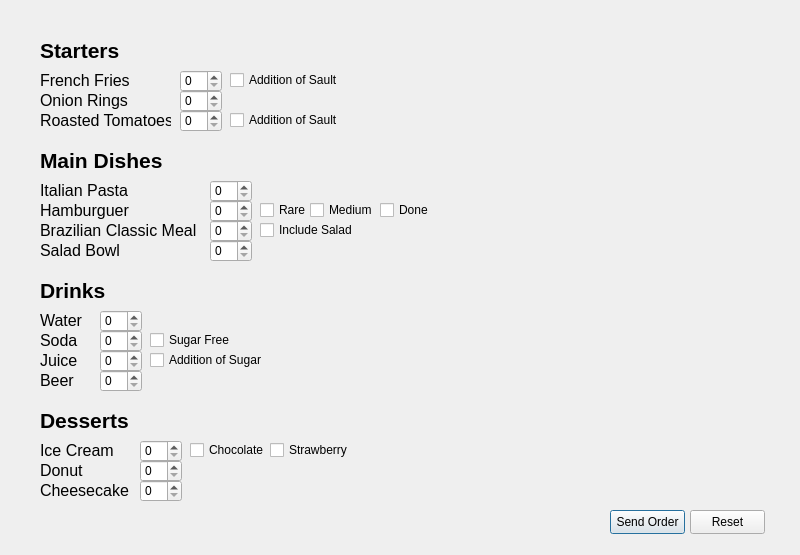
<?xml version="1.0" encoding="UTF-8"?>
<ui version="4.0">
 <class>newOrderCentralWidget</class>
 <widget class="QWidget" name="newOrderCentralWidget">
  <property name="geometry">
   <rect>
    <x>0</x>
    <y>0</y>
    <width>800</width>
    <height>555</height>
   </rect>
  </property>
  <property name="windowTitle">
   <string>Form</string>
  </property>
  <widget class="QLabel" name="label_4">
   <property name="geometry">
    <rect>
     <x>40</x>
     <y>110</y>
     <width>131</width>
     <height>21</height>
    </rect>
   </property>
   <property name="font">
    <font>
     <pointsize>12</pointsize>
    </font>
   </property>
   <property name="text">
    <string>Roasted Tomatoes</string>
   </property>
  </widget>
  <widget class="QLabel" name="label_3">
   <property name="geometry">
    <rect>
     <x>40</x>
     <y>90</y>
     <width>91</width>
     <height>21</height>
    </rect>
   </property>
   <property name="font">
    <font>
     <pointsize>12</pointsize>
    </font>
   </property>
   <property name="text">
    <string>Onion Rings</string>
   </property>
  </widget>
  <widget class="QLabel" name="label">
   <property name="geometry">
    <rect>
     <x>40</x>
     <y>40</y>
     <width>81</width>
     <height>21</height>
    </rect>
   </property>
   <property name="font">
    <font>
     <pointsize>16</pointsize>
     <bold>true</bold>
    </font>
   </property>
   <property name="text">
    <string>Starters</string>
   </property>
  </widget>
  <widget class="QSpinBox" name="qntOnionRings">
   <property name="geometry">
    <rect>
     <x>180</x>
     <y>90</y>
     <width>42</width>
     <height>22</height>
    </rect>
   </property>
  </widget>
  <widget class="QSpinBox" name="qntFrenchFries">
   <property name="geometry">
    <rect>
     <x>180</x>
     <y>70</y>
     <width>42</width>
     <height>22</height>
    </rect>
   </property>
  </widget>
  <widget class="QSpinBox" name="qntRoastedTomatoes">
   <property name="geometry">
    <rect>
     <x>180</x>
     <y>110</y>
     <width>42</width>
     <height>22</height>
    </rect>
   </property>
  </widget>
  <widget class="QLabel" name="label_2">
   <property name="geometry">
    <rect>
     <x>40</x>
     <y>70</y>
     <width>91</width>
     <height>21</height>
    </rect>
   </property>
   <property name="font">
    <font>
     <pointsize>12</pointsize>
    </font>
   </property>
   <property name="text">
    <string>French Fries</string>
   </property>
  </widget>
  <widget class="QLabel" name="label_9">
   <property name="geometry">
    <rect>
     <x>40</x>
     <y>240</y>
     <width>131</width>
     <height>21</height>
    </rect>
   </property>
   <property name="font">
    <font>
     <pointsize>12</pointsize>
    </font>
   </property>
   <property name="text">
    <string>Salad Bowl</string>
   </property>
  </widget>
  <widget class="QLabel" name="label_8">
   <property name="geometry">
    <rect>
     <x>40</x>
     <y>220</y>
     <width>161</width>
     <height>21</height>
    </rect>
   </property>
   <property name="font">
    <font>
     <pointsize>12</pointsize>
    </font>
   </property>
   <property name="text">
    <string>Brazilian Classic Meal</string>
   </property>
  </widget>
  <widget class="QLabel" name="label_5">
   <property name="geometry">
    <rect>
     <x>40</x>
     <y>150</y>
     <width>131</width>
     <height>21</height>
    </rect>
   </property>
   <property name="font">
    <font>
     <pointsize>16</pointsize>
     <bold>true</bold>
    </font>
   </property>
   <property name="text">
    <string>Main Dishes</string>
   </property>
  </widget>
  <widget class="QSpinBox" name="qntHamburguer">
   <property name="geometry">
    <rect>
     <x>210</x>
     <y>200</y>
     <width>42</width>
     <height>22</height>
    </rect>
   </property>
  </widget>
  <widget class="QLabel" name="label_6">
   <property name="geometry">
    <rect>
     <x>40</x>
     <y>180</y>
     <width>91</width>
     <height>21</height>
    </rect>
   </property>
   <property name="font">
    <font>
     <pointsize>12</pointsize>
    </font>
   </property>
   <property name="text">
    <string>Italian Pasta</string>
   </property>
  </widget>
  <widget class="QSpinBox" name="qntBrazilianClassicMeal">
   <property name="geometry">
    <rect>
     <x>210</x>
     <y>220</y>
     <width>42</width>
     <height>22</height>
    </rect>
   </property>
  </widget>
  <widget class="QSpinBox" name="qntItalianPasta">
   <property name="geometry">
    <rect>
     <x>210</x>
     <y>180</y>
     <width>42</width>
     <height>22</height>
    </rect>
   </property>
  </widget>
  <widget class="QLabel" name="label_7">
   <property name="geometry">
    <rect>
     <x>40</x>
     <y>200</y>
     <width>91</width>
     <height>21</height>
    </rect>
   </property>
   <property name="font">
    <font>
     <pointsize>12</pointsize>
    </font>
   </property>
   <property name="text">
    <string>Hamburguer</string>
   </property>
  </widget>
  <widget class="QSpinBox" name="qntSaladBowl">
   <property name="geometry">
    <rect>
     <x>210</x>
     <y>240</y>
     <width>42</width>
     <height>22</height>
    </rect>
   </property>
  </widget>
  <widget class="QLabel" name="label_11">
   <property name="geometry">
    <rect>
     <x>40</x>
     <y>370</y>
     <width>51</width>
     <height>21</height>
    </rect>
   </property>
   <property name="font">
    <font>
     <pointsize>12</pointsize>
    </font>
   </property>
   <property name="text">
    <string>Beer</string>
   </property>
  </widget>
  <widget class="QSpinBox" name="qntWater">
   <property name="geometry">
    <rect>
     <x>100</x>
     <y>310</y>
     <width>42</width>
     <height>22</height>
    </rect>
   </property>
  </widget>
  <widget class="QSpinBox" name="qntBeer">
   <property name="geometry">
    <rect>
     <x>100</x>
     <y>370</y>
     <width>42</width>
     <height>22</height>
    </rect>
   </property>
  </widget>
  <widget class="QSpinBox" name="qntJuice">
   <property name="geometry">
    <rect>
     <x>100</x>
     <y>350</y>
     <width>42</width>
     <height>22</height>
    </rect>
   </property>
  </widget>
  <widget class="QSpinBox" name="qntSoda">
   <property name="geometry">
    <rect>
     <x>100</x>
     <y>330</y>
     <width>42</width>
     <height>22</height>
    </rect>
   </property>
  </widget>
  <widget class="QLabel" name="label_12">
   <property name="geometry">
    <rect>
     <x>40</x>
     <y>310</y>
     <width>61</width>
     <height>21</height>
    </rect>
   </property>
   <property name="font">
    <font>
     <pointsize>12</pointsize>
    </font>
   </property>
   <property name="text">
    <string>Water</string>
   </property>
  </widget>
  <widget class="QLabel" name="label_soda">
   <property name="geometry">
    <rect>
     <x>40</x>
     <y>330</y>
     <width>90</width>
     <height>21</height>
    </rect>
   </property>
   <property name="font">
    <font>
     <pointsize>12</pointsize>
    </font>
   </property>
   <property name="text">
    <string>Soda</string>
   </property>
  </widget>
  <widget class="QLabel" name="label_juice">
   <property name="geometry">
    <rect>
     <x>40</x>
     <y>350</y>
     <width>61</width>
     <height>21</height>
    </rect>
   </property>
   <property name="font">
    <font>
     <pointsize>12</pointsize>
    </font>
   </property>
   <property name="text">
    <string>Juice</string>
   </property>
  </widget>
  <widget class="QLabel" name="label_10">
   <property name="geometry">
    <rect>
     <x>40</x>
     <y>280</y>
     <width>131</width>
     <height>21</height>
    </rect>
   </property>
   <property name="font">
    <font>
     <pointsize>16</pointsize>
     <bold>true</bold>
    </font>
   </property>
   <property name="text">
    <string>Drinks</string>
   </property>
  </widget>
  <widget class="QLabel" name="label_17">
   <property name="geometry">
    <rect>
     <x>40</x>
     <y>460</y>
     <width>91</width>
     <height>21</height>
    </rect>
   </property>
   <property name="font">
    <font>
     <pointsize>12</pointsize>
    </font>
   </property>
   <property name="text">
    <string>Donut</string>
   </property>
  </widget>
  <widget class="QLabel" name="label_15">
   <property name="geometry">
    <rect>
     <x>40</x>
     <y>410</y>
     <width>131</width>
     <height>21</height>
    </rect>
   </property>
   <property name="font">
    <font>
     <pointsize>16</pointsize>
     <bold>true</bold>
    </font>
   </property>
   <property name="text">
    <string>Desserts</string>
   </property>
  </widget>
  <widget class="QSpinBox" name="qntDonut">
   <property name="geometry">
    <rect>
     <x>140</x>
     <y>460</y>
     <width>42</width>
     <height>22</height>
    </rect>
   </property>
  </widget>
  <widget class="QLabel" name="label_18">
   <property name="geometry">
    <rect>
     <x>40</x>
     <y>480</y>
     <width>91</width>
     <height>21</height>
    </rect>
   </property>
   <property name="font">
    <font>
     <pointsize>12</pointsize>
    </font>
   </property>
   <property name="text">
    <string>Cheesecake</string>
   </property>
  </widget>
  <widget class="QLabel" name="label_16">
   <property name="geometry">
    <rect>
     <x>40</x>
     <y>440</y>
     <width>91</width>
     <height>21</height>
    </rect>
   </property>
   <property name="font">
    <font>
     <pointsize>12</pointsize>
    </font>
   </property>
   <property name="text">
    <string>Ice Cream</string>
   </property>
  </widget>
  <widget class="QSpinBox" name="qntCheesecake">
   <property name="geometry">
    <rect>
     <x>140</x>
     <y>480</y>
     <width>42</width>
     <height>22</height>
    </rect>
   </property>
  </widget>
  <widget class="QSpinBox" name="qntIceCream">
   <property name="geometry">
    <rect>
     <x>140</x>
     <y>440</y>
     <width>42</width>
     <height>22</height>
    </rect>
   </property>
  </widget>
  <widget class="QPushButton" name="reset_button">
   <property name="geometry">
    <rect>
     <x>690</x>
     <y>510</y>
     <width>75</width>
     <height>24</height>
    </rect>
   </property>
   <property name="text">
    <string>Reset</string>
   </property>
  </widget>
  <widget class="QPushButton" name="send_order_button">
   <property name="geometry">
    <rect>
     <x>610</x>
     <y>510</y>
     <width>75</width>
     <height>24</height>
    </rect>
   </property>
   <property name="text">
    <string>Send Order</string>
   </property>
   <property name="default">
    <bool>true</bool>
   </property>
  </widget>
  <widget class="QCheckBox" name="french_fries_addition_of_sault">
   <property name="geometry">
    <rect>
     <x>230</x>
     <y>70</y>
     <width>111</width>
     <height>20</height>
    </rect>
   </property>
   <property name="text">
    <string>Addition of Sault</string>
   </property>
  </widget>
  <widget class="QCheckBox" name="roasted_tomatoes_addition_of_sault">
   <property name="geometry">
    <rect>
     <x>230</x>
     <y>110</y>
     <width>111</width>
     <height>20</height>
    </rect>
   </property>
   <property name="text">
    <string>Addition of Sault</string>
   </property>
  </widget>
  <widget class="QCheckBox" name="include_salad">
   <property name="geometry">
    <rect>
     <x>260</x>
     <y>220</y>
     <width>111</width>
     <height>20</height>
    </rect>
   </property>
   <property name="text">
    <string>Include Salad</string>
   </property>
  </widget>
  <widget class="QCheckBox" name="rare_point">
   <property name="geometry">
    <rect>
     <x>260</x>
     <y>200</y>
     <width>51</width>
     <height>20</height>
    </rect>
   </property>
   <property name="text">
    <string>Rare</string>
   </property>
  </widget>
  <widget class="QCheckBox" name="medium_point">
   <property name="geometry">
    <rect>
     <x>310</x>
     <y>200</y>
     <width>71</width>
     <height>20</height>
    </rect>
   </property>
   <property name="text">
    <string>Medium</string>
   </property>
  </widget>
  <widget class="QCheckBox" name="done_point">
   <property name="geometry">
    <rect>
     <x>380</x>
     <y>200</y>
     <width>71</width>
     <height>20</height>
    </rect>
   </property>
   <property name="text">
    <string>Done</string>
   </property>
  </widget>
  <widget class="QCheckBox" name="chocolate_flavour">
   <property name="geometry">
    <rect>
     <x>190</x>
     <y>440</y>
     <width>81</width>
     <height>20</height>
    </rect>
   </property>
   <property name="text">
    <string>Chocolate</string>
   </property>
  </widget>
  <widget class="QCheckBox" name="strawberry_flavour">
   <property name="geometry">
    <rect>
     <x>270</x>
     <y>440</y>
     <width>81</width>
     <height>20</height>
    </rect>
   </property>
   <property name="text">
    <string>Strawberry</string>
   </property>
  </widget>
  <widget class="QCheckBox" name="sugar_free">
   <property name="geometry">
    <rect>
     <x>150</x>
     <y>330</y>
     <width>111</width>
     <height>20</height>
    </rect>
   </property>
   <property name="text">
    <string>Sugar Free</string>
   </property>
  </widget>
  <widget class="QCheckBox" name="addition_of_sugar">
   <property name="geometry">
    <rect>
     <x>150</x>
     <y>350</y>
     <width>121</width>
     <height>20</height>
    </rect>
   </property>
   <property name="text">
    <string>Addition of Sugar</string>
   </property>
  </widget>
 </widget>
 <resources/>
 <connections/>
</ui>
